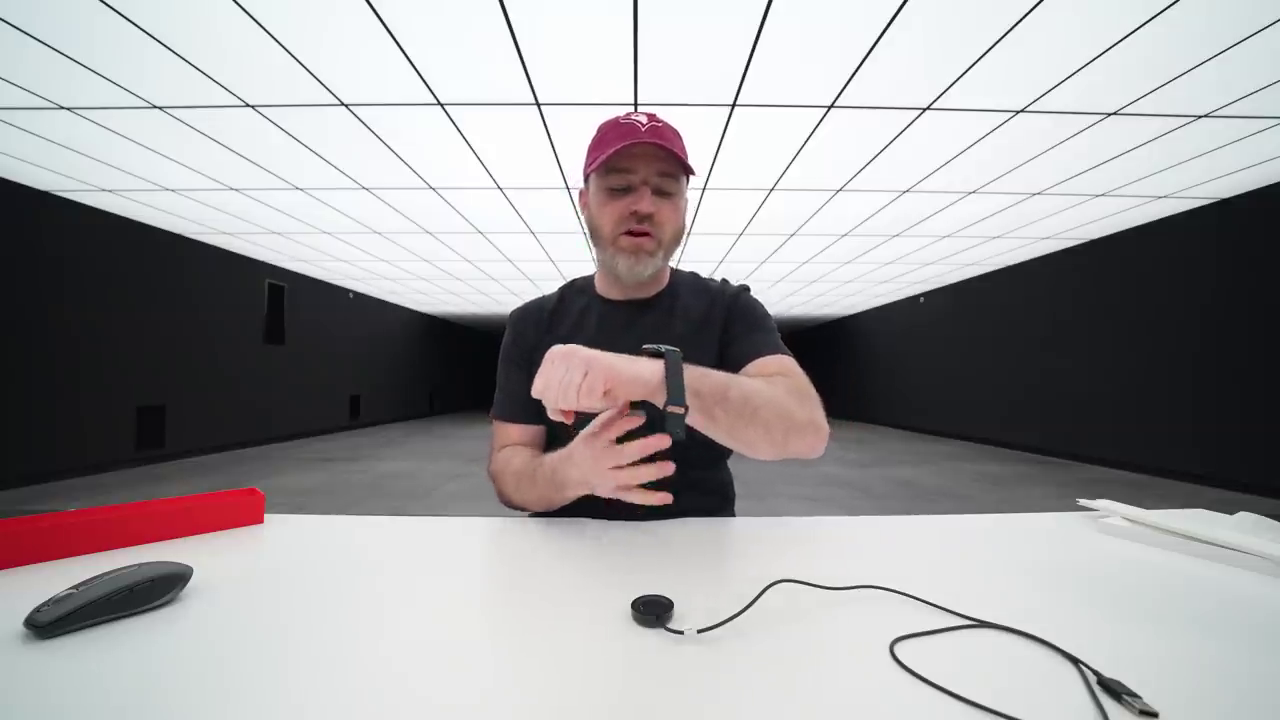
#> input picture caption_gen_model/download.png, 1280 x 720 px, given in place of NYTravel.mp4, which was not available
$ jupyter execute GetKeyFrames.ipynb   (shell and % lines are left out)   (older library calls are emulated)   (text cells are left out)
#> lines starting #> are read from the running program, lines starting #| are printed output that depends on the picture; pictures that were not available may be replaced by others from this repository, and a replacement may not be noted
[cell 1]
import cv2
import numpy as np
import sys
import get_supers
import object_track
import matplotlib.pyplot as plt
import pandas as pd
import time
from scipy.sparse import csc_matrix
from scipy.sparse.linalg import svds, eigs

[cell 2]
def getContrast(f):
    gray = cv2.cvtColor(f, cv2.COLOR_BGR2GRAY)
    return np.std(gray) + (0.3 * np.mean(gray)),np.mean(gray)

def getColour(f):
    #based on example from the following link
    #https://www.pyimagesearch.com/2017/06/05/computing-image-colorfulness-with-opencv-and-python/
    (B, G, R) = cv2.split(f.astype("float"))
    rg = abs(R - G)
    yb = abs(0.5*(R + G) - B)
    stdRoot = np.sqrt((np.std(rg) ** 2) + (np.std(yb) ** 2))
    meanRoot = np.sqrt((np.mean(rg) ** 2) + (np.mean(yb) ** 2))
    return stdRoot + (0.3 * meanRoot),(np.mean(B),np.mean(G),np.mean(R))

def getEdge(f):
    lap = cv2.Laplacian(f, cv2.CV_64F)
    return np.std(lap)**2,np.mean(lap)

[cell 3]
def getSupQual(quality,supers):
    supQual = []
    for i in range(len(supers)-1):
        supQual.append(np.average(quality[supers[i]:supers[i+1]]))
    return supQual

[cell 4]
def processVideo(videoFile, start_frame_number):
#> called with videoFile = './videos/NYTravel.mp4', start_frame_number = 1
    cap = cv2.VideoCapture(videoFile)
    fps = int(cap.get(5))
    print('Number of Frames:', cap.get(cv2.CAP_PROP_FRAME_COUNT))

    motion = []
    camMot = []
    edges = []
    uEdges = []
    colours = []
    uColours = []
    contrasts = []
    uContrasts = []
    unique = np.array([0,0,0])

    print("Calculating motion, and quality...")

    #calculate motion
    motion.append(0)
    flow = None
    #grab first frame since missing form loop
    ret, old = cap.read()
#> old is the input picture: shape (720, 1280, 3); mean B, G, R 161.6, 160.1, 162.7
    while True:
        if old.shape[0] > 480 and old.shape[1] > 640:
            old = cv2.pyrDown(old)
        else:
            break
#> this loop made 2 passes
#> pass 1, in processVideo, `old = cv2.pyrDown(old)`:
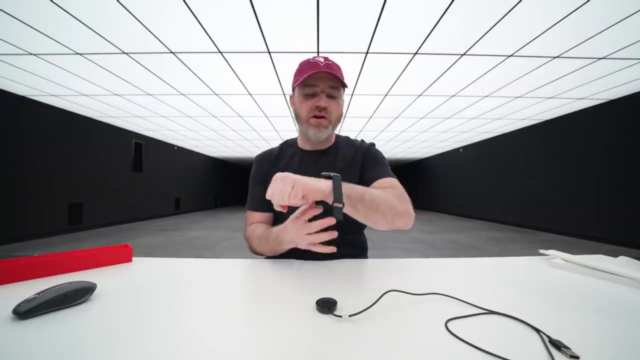
#> old: shape (360, 640, 3); mean B, G, R 161.6, 160.1, 162.7
    #old = cv2.resize(old,(640, 480),interpolation=0)
    t1,t2 = getEdge(old) #creates temp variables
#> in getEdge, `lap = cv2.Laplacian(f, cv2.CV_64F)`:
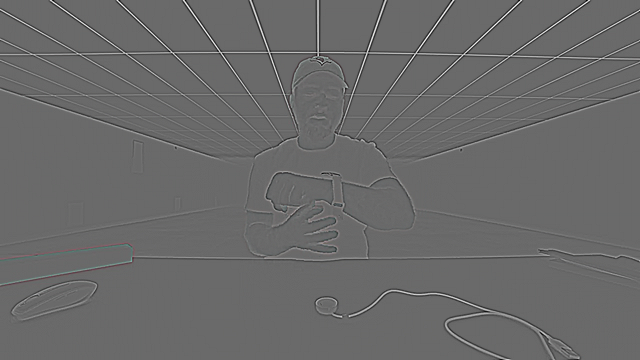
#> lap: shape (360, 640, 3) float64; mean B, G, R 0, 0, 0; drawn with min black and max white
#> t1 = 515.2; t2 = -0.00149
    edges.append(t1)
    uEdges.append(t2)
    t1,t2 = getColour(old)
#> in getColour, `(B, G, R) = cv2.split(f.astype("float"))`:
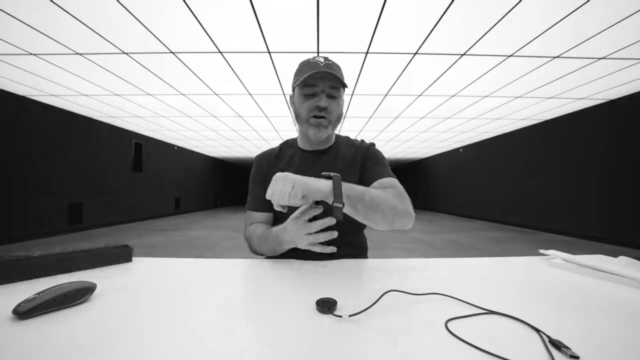
#> B: shape (360, 640) float64; min 5, max 255, mean 161.6
#> in getColour, `(B, G, R) = cv2.split(f.astype("float"))`:
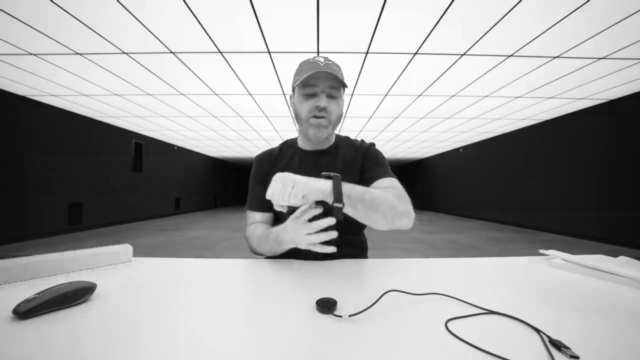
#> R: shape (360, 640) float64; min 4, max 255, mean 162.7
#> in getColour, `rg = abs(R - G)`:
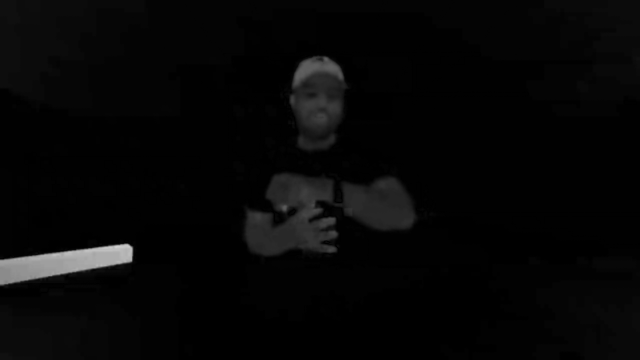
#> rg: shape (360, 640) float64; min 0, max 206, mean 6.7
#> in getColour, `yb = abs(0.5*(R + G) - B)`:
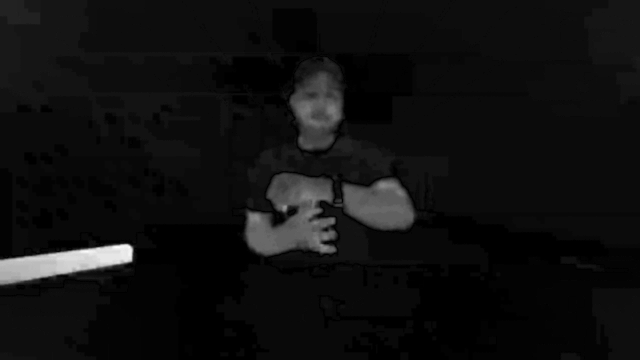
#> yb: shape (360, 640) float64; min 0, max 77, mean 4.9; drawn with min black and max white
#> in getColour, `stdRoot = np.sqrt((np.std(rg) ** 2) + (np.std(yb) ** 2))`: stdRoot = 21.69
#> in getColour, `meanRoot = np.sqrt((np.mean(rg) ** 2) + (np.mean(yb) ** 2))`: meanRoot = 8.28
#> t1 = 24.18; t2 = (161.6, 160.1, 162.7)
    colours.append(t1)
    uColours.append(t2)
    t1,t2 = getContrast(old)
#> t1 = 138.4; t2 = 161
    contrasts.append(t1)
    uContrasts.append(t2)

    i = 1
    while(True):
        j = 0
        while(j<start_frame_number):
            ret, new = cap.read()
            j = j + 1
        if not ret:
            break
        while True:
            if new.shape[0] > 480 and new.shape[1] > 640:
                new = cv2.pyrDown(new)
            else:
                break
        #new = cv2.resize(new,(640, 480),interpolation=2)
        t1,t2 = getEdge(new) #creates temp variables
#> t1 = 515.2; t2 = -0.00149
        edges.append(t1)
        uEdges.append(t2)
        t1,t2 = getColour(new)
#> t1 = 24.18; t2 = (161.6, 160.1, 162.7)
        colours.append(t1)
        uColours.append(t2)
        t1,t2 = getContrast(new)
#> t1 = 138.4; t2 = 161
        contrasts.append(t1)
        uContrasts.append(t2)

        gray1 = cv2.cvtColor(new, cv2.COLOR_BGR2GRAY)
        gray2 = cv2.cvtColor(old, cv2.COLOR_BGR2GRAY)
        flow = cv2.calcOpticalFlowFarneback(gray2,gray1,flow, 0.5, 2, 15, 2, 5, 1.1, 1) #calculate the optical flow of entire frame
        mag, ang = cv2.cartToPolar(flow[...,0], flow[...,1])
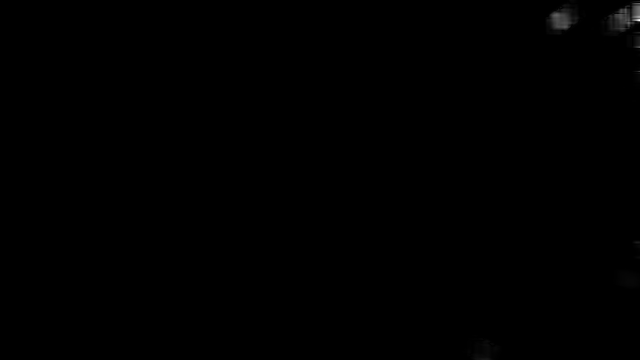
#> mag: shape (360, 640) float32; min 0, max 2.04, mean 0.00259; drawn with min black and max white
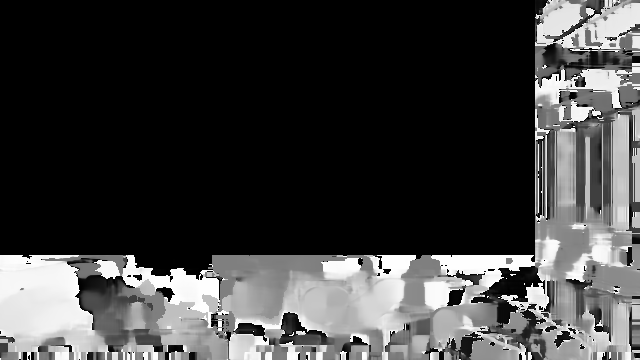
#> ang: shape (360, 640) float32; min 0, max 6.28, mean 1.55; drawn with min black and max white
        mag = np.ma.masked_invalid(mag) #prevent errors from inf values
        motion.append(np.mean(mag))
        camMot.append(np.median(mag))

        if i%50 == 0:
            print("Frame " + str(i * start_frame_number) + ": " + str(motion[i]))

        old = new
        i+=1

    cap.release()
    #normalize motion
    motion = np.array(motion)
    motion = motion/max(motion)

    #normalize quality
    mEdge = np.mean(edges)
    mCol = np.mean(colours)
    mCon = np.mean(contrasts)
    quality = []
    for i in range(len(edges)):
        quality.append(edges[i]/mEdge + colours[i]/mCol + contrasts[i]/mCon)

    #added motion smoothing here instead of having seperate file
    motion = np.convolve(motion,[0.05,0.05,0.1,0.2,0.2,0.2,0.1,0.05,0.05],"same") #seudo gaussian

    print("Calculating superframes...")

    supers = get_supers.getSupers(motion,fps)

    print("Calculating superframe quality...")

    supQual = getSupQual(quality,supers)
    #calculate uniqueness, edges colours contrasts
    unique = []
    uMEdge = np.mean(uEdges)
    uMCol = np.mean(uColours)
    uMCon = np.mean(uContrasts)
    for i in range(len(supers)-1):
        unique.append(abs(np.mean(uEdges[supers[i]:supers[i+1]])-uMEdge) +
                        abs(np.linalg.norm(np.mean(uColours[supers[i]:supers[i+1]])-uMCol)) +
                        abs(np.mean(uContrasts[supers[i]:supers[i+1]])-uMCon))
    unique = np.array(unique)/max(unique)

    print("Calculating object tracking...")

    supQual = np.array(supQual)
    supQual = supQual/max(supQual)

    scores = object_track.getTrack(supers,camMot,videoFile,supQual)

    #normalizing
    scores = np.array(scores)
    scores = scores/max(scores)
    lens = []
    for i in range(len(supers)-1):
        lens.append(supers[i+1]-supers[i])

    return supQual,scores,lens,motion,unique,supers
